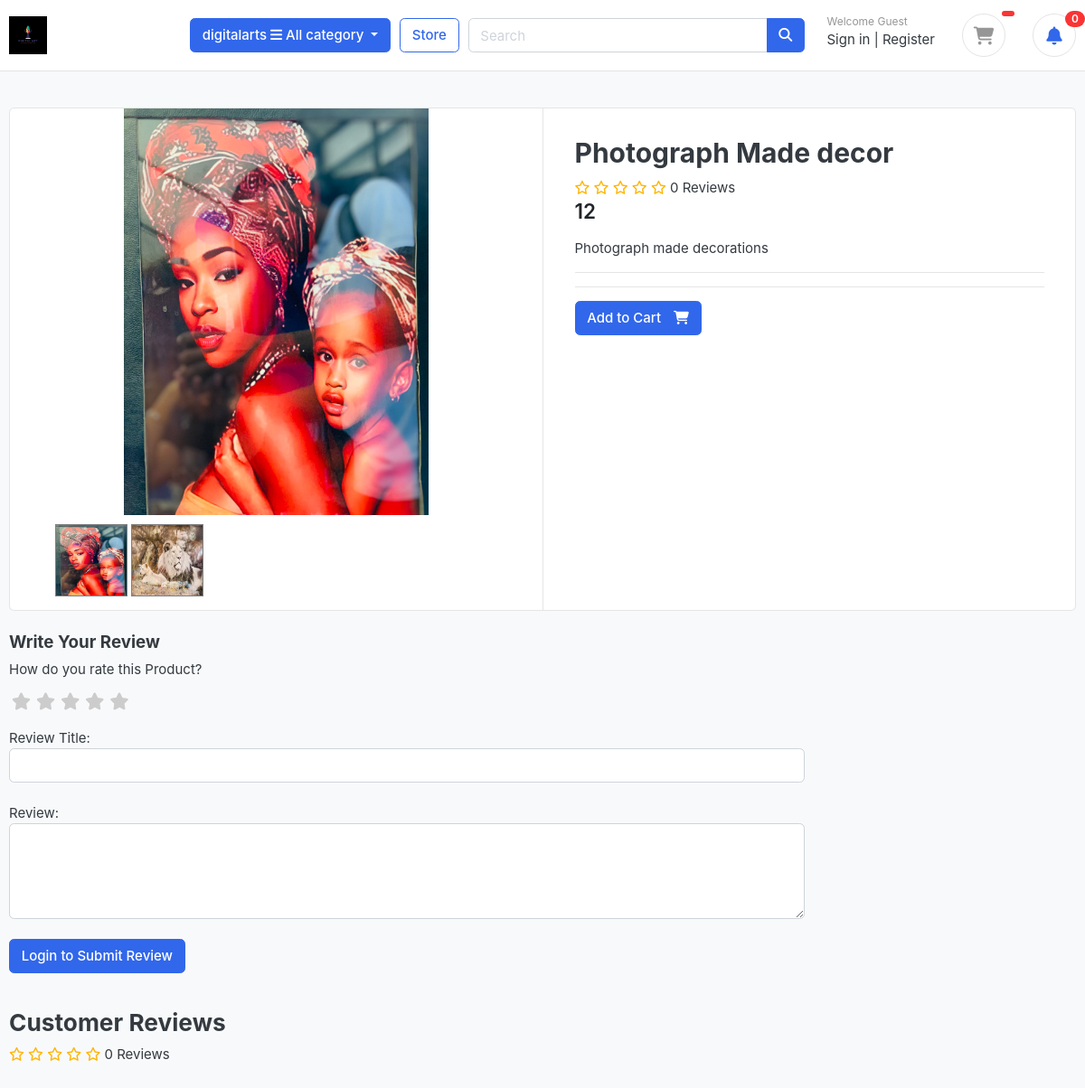
Screenshot of /store/category/wall-hanging-decors/product/photograph-made-decor/ with the database file from the repository.
### store/models.py (models this page shows, shortened)
class Product(models.Model):
    product_name = models.CharField(max_length=100, unique=True)
    slug = models.SlugField(max_length=100, unique=True)
    product_description = models.TextField(max_length=500, blank=True)
    price = models.IntegerField()
    image = models.ImageField(upload_to='photos/products')
    stock = models.IntegerField()
    is_available = models.BooleanField(default=True)
    category = models.ForeignKey(Category, on_delete=models.CASCADE)
    created_date = models.DateTimeField(auto_now_add=True)
    modified_date = models.DateTimeField(auto_now=True)
    def averageReview(self):
        reviews = ReviewRating.objects.filter(product=self, status=True)
        average = reviews.aggregate(average=models.Avg('rating'))
        avg = 0
        if average['average'] is not None:
            avg = float(average['average'])
        return avg
    def countReview(self):
        reviews = ReviewRating.objects.filter(product=self, status=True).aggregate(count=models.Count('id'))
        count = 0
        if reviews['count'] is not None:
            count = int(reviews['count'])
        return count

class ProductGallery(models.Model):
    product = models.ForeignKey(Product, default=None, on_delete=models.CASCADE)
    image = models.ImageField(upload_to='store/products/', max_length=255)
    created_date = models.DateTimeField(auto_now_add=True)
    class Meta:
        verbose_name = 'Product Gallery'
        verbose_name_plural = 'Product Gallery'

### store/views.py (the view)
# urls.py: path('category/<slug:category_slug>/product/<slug:product_slug>/', views.product_detail, name='product_detail'),
def product_detail(request, category_slug, product_slug):
    try:
        single_product = Product.objects.get(category__slug=category_slug, slug=product_slug)
        in_cart = CartItem.objects.filter(cart__cart_id=_cart_id(request), product=single_product).exists()
    except Exception as e:
        raise e
    if request.user.is_authenticated:
        try:
            orderproduct = OrderProduct.objects.filter(user=request.user, product_id=single_product.id).exists()
        except orderproduct.DoesNotExist:
            orderproduct = None
    else:
        orderproduct = None
    reviews = ReviewRating.objects.filter(product_id=single_product.id, status=True)
    product_gallery = ProductGallery.objects.filter(product_id=single_product.id)
    context = {
        'single_product': single_product,
        'in_cart': in_cart,
        'orderproduct': orderproduct,
        'reviews': reviews,
        'product_gallery': product_gallery,
    }
    return render(request, 'store/product_detail.html', context)

### carts/views.py (called while the page is built)
def _cart_id(request):
    cart = request.session.session_key
    if not cart:
        cart = request.session.create()
    return cart

### store/models.py (called while the page is built)
    def colors(self):
        return super(VariationManager, self).filter(variation_category='color', is_active=True)

    def sizes(self):
        return super(VariationManager, self).filter(variation_category='size', is_active=True)

### templates/store/product_detail.html (shortened to what this page needs)
{% extends 'base.html' %}
{% load static %}
{% block content %}
<section class="section-content padding-y bg">
  <div class="container">
    <div class="card">
      <div class="row no-gutters">
        <aside class="col-md-6">
          <article class="gallery-wrap">
            <div class="img-big-wrap mainImage">
              <div class="text-center">
                <img
                  src="{{single_product.image.url}}"
                  alt="product image"
                  class="img-fluid"
                  style="max-width: 100%"
                />
              </div>
            </div>
          </article>
          <ul class="thumb">
            <li style="list-style: none; margin: 10px">
              <a
                href="{{single_product.image.url}}"
                class="thumb-link"
                target="mainImage"
              >
                <img
                  src="{{single_product.image.url}}"
                  alt="product gallery"
                  style="width: 80px; height: 80px; border: 1px solid grey"
                />
              </a>
              {% for i in product_gallery %}
              <a href="{{i.image.url}}" class="thumb-link" target="mainImage">
                <img
                  src="{{i.image.url}}"
                  alt="product gallery"
                  style="width: 80px; height: 80px; border: 1px solid grey"
                />
              </a>
              {% endfor %}
            </li>
          </ul>
        </aside>
        <main class="col-md-6 border-left">
          <form action="{% url 'add_cart' single_product.id %}" method="POST">
            <article class="content-body">
              <h2 class="title">{{single_product.product_name}}</h2>
              <div class="rating-star">
                <span>
                  <i
                    class="fa fa-star{% if single_product.averageReview < 0.5 %}-o{% elif single_product.averageReview >= 0.5 and single_product.averageReview < 1 %}-half-o{% endif %}"
                    aria-hidden="true"
                  ></i>
                  <i
                    class="fa fa-star{% if single_product.averageReview < 1.5 %}-o{% elif single_product.averageReview >= 1.5 and single_product.averageReview < 2 %}-half-o{% endif %}"
                    aria-hidden="true"
                  ></i>
                  <i
                    class="fa fa-star{% if single_product.averageReview < 2.5 %}-o{% elif single_product.averageReview >= 2.5 and single_product.averageReview < 3 %}-half-o{% endif %}"
                    aria-hidden="true"
                  ></i>
                  <i
                    class="fa fa-star{% if single_product.averageReview < 3.5 %}-o{% elif single_product.averageReview >= 3.5 and single_product.averageReview < 4 %}-half-o{% endif %}"
                    aria-hidden="true"
                  ></i>
                  <i
                    class="fa fa-star{% if single_product.averageReview < 4.5 %}-o{% elif single_product.averageReview >= 4.5 and single_product.averageReview < 5 %}-half-o{% endif %}"
                    aria-hidden="true"
                  ></i>
                  <span> {{single_product.countReview}} Reviews </span>
                </span>
              </div>
              <div class="mb-3">
                <var class="price h4"> {{single_product.price}} </var>
              </div>
              <p>{{single_product.product_description}}</p>
              <hr />
              <hr />
              {% if single_product.stock <= 0 %}
              <h5 class="btn btn-danger">
                <span class="text">Out of stock</span>
                <i class="fas fa-shopping-cart"></i>
              </h5>
              {% else %}
              <button type="submit" class="btn btn-primary">
                <span class="text">Add to Cart</span>
                <i class="fas fa-shopping-cart"></i>
              </button>
              {% endif %}
            </article>
          </form>
        </main>
      </div>
    </div>
    <br />
    <div class="row">
      <div class="col-md-9">
        <form
          action="{% url 'submit_review' single_product.id %}"
          method="POST"
        >
          <h5>Write Your Review</h5>
          <div>
            <label>How do you rate this Product?</label>
            <br />
            <div class="rate">
              /><label for="rating10" title="5"></label>
              /><label for="rating8" title="4"></label>
              /><label for="rating6" title="3"></label>
              /><label for="rating4" title="2"></label>
              /><label for="rating2" title="1"></label>
            </div>
            <br />
            Review Title:
            <input type="text" class="form-control" name="subject" />
            <br />
            Review:
            <textarea
              type="text"
              name="review"
              rows="4"
              class="form-control"
            ></textarea>
            <br />
            {% if user.is_authenticated %} {% if orderproduct %}
            <input
              type="submit"
              value="Submit Review"
              class="btn btn-primary"
            />
            {% else %}
            <p>You must have purchased this product to submit a review.</p>
            {% endif %} {% else %}
            <a href="{% url 'login' %}" class="btn btn-primary"
              >Login to Submit Review</a
            >
            {% endif %}
          </div>
        </form>
        <br />
        <header class="section-heading">
          <h3>Customer Reviews</h3>
          <div class="rating-star">
            <span>
              <i
                class="fa fa-star{% if single_product.averageReview < 0.5 %}-o{% elif single_product.averageReview >= 0.5 and single_product.averageReview < 1 %}-half-o{% endif %}"
                aria-hidden="true"
              ></i>
              <i
                class="fa fa-star{% if single_product.averageReview < 1.5 %}-o{% elif single_product.averageReview >= 1.5 and single_product.averageReview < 2 %}-half-o{% endif %}"
                aria-hidden="true"
              ></i>
              <i
                class="fa fa-star{% if single_product.averageReview < 2.5 %}-o{% elif single_product.averageReview >= 2.5 and single_product.averageReview < 3 %}-half-o{% endif %}"
                aria-hidden="true"
              ></i>
              <i
                class="fa fa-star{% if single_product.averageReview < 3.5 %}-o{% elif single_product.averageReview >= 3.5 and single_product.averageReview < 4 %}-half-o{% endif %}"
                aria-hidden="true"
              ></i>
              <i
                class="fa fa-star{% if single_product.averageReview < 4.5 %}-o{% elif single_product.averageReview >= 4.5 and single_product.averageReview < 5 %}-half-o{% endif %}"
                aria-hidden="true"
              ></i>
              <span> {{single_product.countReview}} Reviews </span>
            </span>
          </div>
        </header>
      </div>
    </div>
  </div>
</section>
{% endblock %}

### static/css/ui.css (style rules this page uses)
html { font-family: "Inter", sans-serif; font-size: 15px; }
.content-body { flex: 1 1 auto; padding: 2rem 2.3rem; }
.padding-y { padding-top: 40px; padding-bottom: 40px; }
var { font-style: normal; }
article:after, .form-group:after { display: block; clear: both; content: ""; }
.bg { background-color: #f8f9fa; }
.section-heading { margin-bottom: 20px; margin-top: 15px; }
.btn .text + i { margin-left: 10px; }
.price { font-weight: 600; color: #212529; }
.gallery-wrap .img-big-wrap { margin-bottom: 10px; border-radius: 0.37rem; overflow: hidden; background-color: #fff; }
.gallery-wrap .img-big-wrap img { height: 450px; width: auto; display: inline-block; }

### static/css/custom.css (style rules this page uses)
.rate { display: inline-block; border: 0; }
.rate > label { float: right; color: #ccc; }
.rate > label::before { display: inline-block; margin: 0; font-size: 1.25rem; font-family: FontAwesome; content: "\f005"; cursor: pointer; padding: 0.3rem 0.2rem; }
.rating-star i { color: #ffb503; }

### rows the page displays
Product: image (picture), product_name "Photograph Made decor", countReview "0", price "12", product_description "Photograph made decorations"
ProductGallery: image (picture)

### other values shown
{{ arrival_count|default:0 }} "0"
